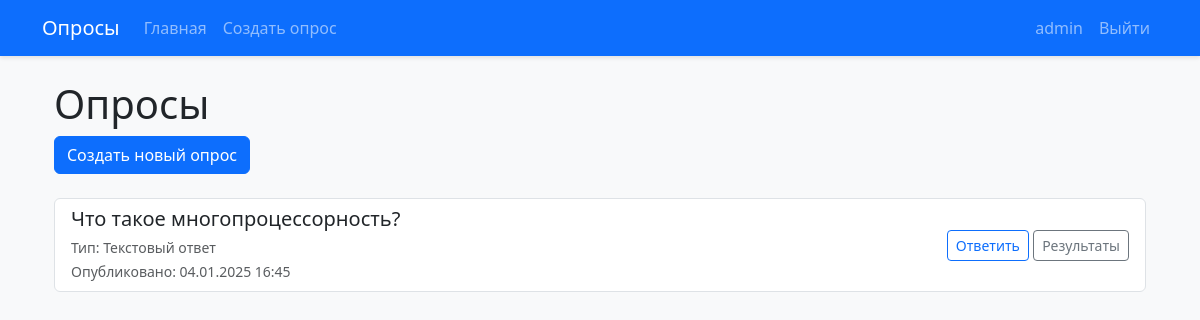
The page /polls/ (signed in) on the database its author committed.
### polls/models.py (models this page shows, shortened)
class Question(models.Model):
    QUESTION_TYPES = [
        ('single', 'Один вариант ответа'),
        ('multiple', 'Несколько вариантов ответа'),
        ('text', 'Текстовый ответ'),
    ]
    question_text = models.CharField(max_length=200)
    pub_date = models.DateTimeField("date published")
    question_type = models.CharField(
        max_length=10,
        choices=QUESTION_TYPES,
        default='single'
    )

### polls/views.py (the view)
# urls.py: path('', views.IndexView.as_view(), name='index'),
class IndexView(generic.ListView):
    template_name = "polls/index.html"
    context_object_name = "latest_question_list"
    def get_queryset(self):
        return Question.objects.filter(
            pub_date__lte=timezone.now()
        ).order_by("-pub_date")

### polls/templates/polls/index.html
{% extends 'base.html' %}
{% block content %}
<div class="container mt-4">
    <h1>Опросы</h1>
    {% if user.is_authenticated %}
    <div class="mb-4">
        <a href="{% url 'polls:create_poll' %}" class="btn btn-primary">Создать новый опрос</a>
    </div>
    {% endif %}
    {% if latest_question_list %}
    <div class="list-group">
        {% for question in latest_question_list %}
        <div class="list-group-item">
            <div class="d-flex justify-content-between align-items-center">
                <div>
                    <h5 class="mb-1">{{ question.question_text }}</h5>
                    <small class="text-muted">
                        Тип:
                        {% if question.question_type == 'single' %}
                            Один вариант ответа
                        {% elif question.question_type == 'multiple' %}
                            Несколько вариантов ответа
                        {% else %}
                            Текстовый ответ
                        {% endif %}
                    </small>
                    <br>
                    <small class="text-muted">Опубликовано: {{ question.pub_date|date:"d.m.Y H:i" }}</small>
                </div>
                <div>
                    <a href="{% url 'polls:detail' question.id %}" class="btn btn-outline-primary btn-sm">Ответить</a>
                    <a href="{% url 'polls:results' question.id %}" class="btn btn-outline-secondary btn-sm">Результаты</a>
                </div>
            </div>
        </div>
        {% endfor %}
    </div>
    {% else %}
    <p>Нет доступных опросов.</p>
    {% endif %}
</div>
{% endblock %}

### templates/base.html (shortened to what this page needs)
<!DOCTYPE html>
<html lang="ru">
<head>
    <link href="https://cdn.jsdelivr.net/npm/bootstrap@5.3.2/dist/css/bootstrap.min.css" rel="stylesheet">
    {% load static %}
    <link rel="stylesheet" href="{% static 'css/style.css' %}">
</head>
<body>
    <nav class="navbar navbar-expand-lg navbar-dark bg-primary mb-4">
        <div class="container">
            <a class="navbar-brand" href="{% url 'polls:index' %}">Опросы</a>
            <div class="collapse navbar-collapse" id="navbarNav">
                <ul class="navbar-nav me-auto">
                    <li class="nav-item">
                        <a class="nav-link" href="{% url 'polls:index' %}">Главная</a>
                    </li>
                    {% if user.is_authenticated %}
                    <li class="nav-item">
                        <a class="nav-link" href="{% url 'polls:create_poll' %}">Создать опрос</a>
                    </li>
                    {% endif %}
                </ul>
                <ul class="navbar-nav">
                    {% if user.is_authenticated %}
                    <li class="nav-item">
                        <span class="nav-link">{{ user.username }}</span>
                    </li>
                    <li class="nav-item">
                        <a class="nav-link" href="{% url 'users:logout' %}">Выйти</a>
                    </li>
                    {% endif %}
                </ul>
            </div>
        </div>
    </nav>
    <div class="container">
        {% block content %}{% endblock %}
    </div>
</body>
</html>

### polls/static/polls/style.css (style rules this page uses)
body { background-color: #f8f9fa; }
.navbar { box-shadow: 0 2px 4px rgba(0, 0, 0, 0.1); }

### rows shown on the page
Question: question_text "Что такое многопроцессорность?", question_type "Текстовый ответ", pub_date "04.01.2025 16:45"

### other values the page prints
{{ user.username }} "admin"
